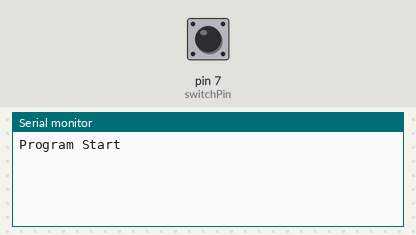
A sketch run on a simulated Arduino Uno, built with avr-gcc and run on an emulated ATmega328P. Shown: the last lines printed to the serial monitor. Inputs (shaded band) come from the test bench; at power-on: pin 7 (switchPin) LOW.

Above: at 1.2 s.
1.3 s: pin 7 (switchPin) pulled HIGH for 0.15 s
At 1.43 s:
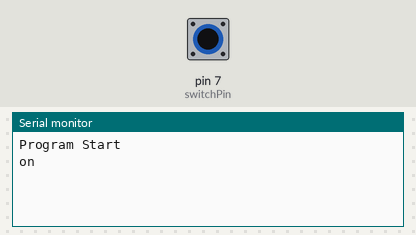
At 2.5 s:
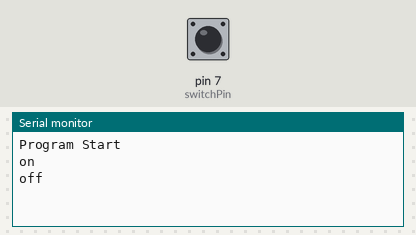

Measured:
- after the input at 1.3 s, the serial monitor: prints a new line at once (image 1)

The sketch:

teensy-statechange.ino
```cpp
const int switchPin = 7;
int switchState = 0;
int switchPrev = 0;

const int delayTime = 100;
unsigned long prevDelay = 0;

void setup() {
  pinMode(switchPin, INPUT);
  Serial.begin(38400);
  Serial.println("Program Start");
}

void loop() {
  switchState = digitalRead(switchPin);
  unsigned long currentMS = millis();


  if (switchState != switchPrev && currentMS - prevDelay > delayTime) {
    prevDelay = currentMS;
    if (switchState == HIGH) {
      Serial.println("on");
    } else {
      Serial.println("off");
  }    }

  switchPrev = switchState;
 }
```
